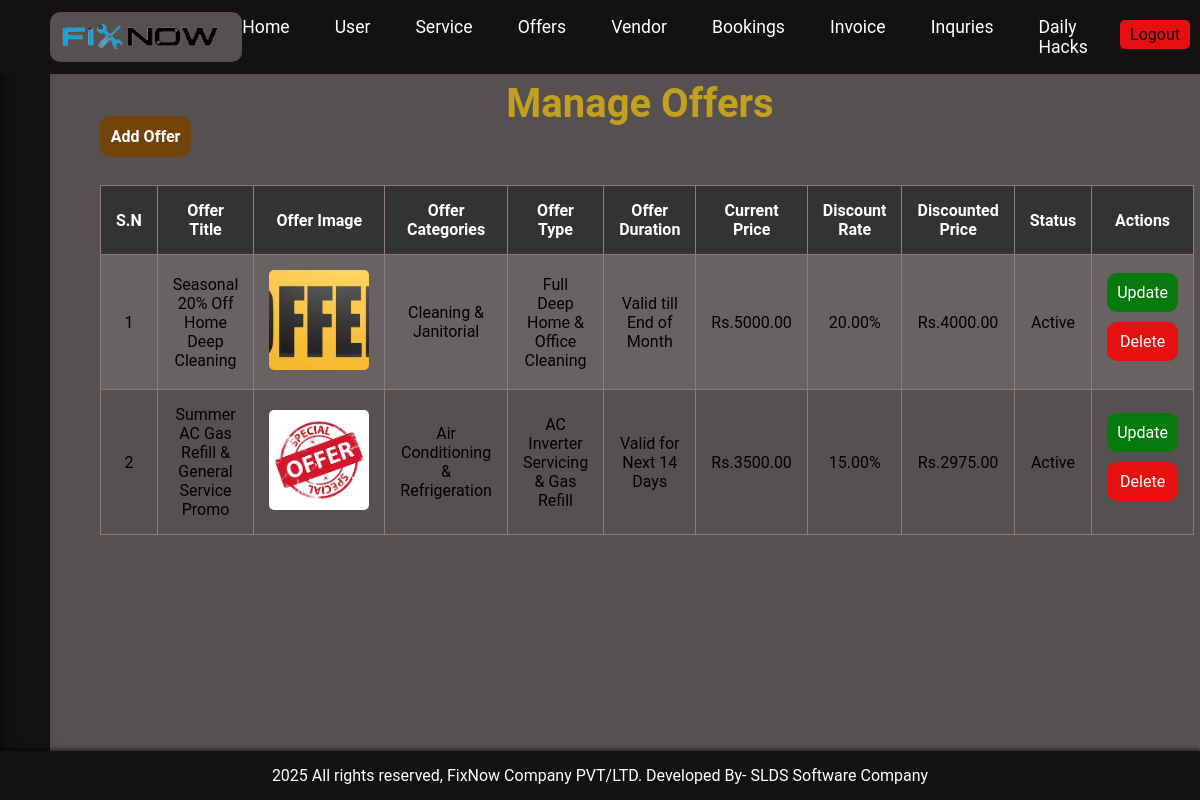
The app's page /admin/manage-offers.php (signed in) with its own data.
### tables this page shows
CREATE TABLE `tbl_offer` (
  `id` int(11) NOT NULL AUTO_INCREMENT,
  `title` varchar(150) NOT NULL,
  `offer_category_id` int(11) NOT NULL,
  `offer_type_id` int(11) NOT NULL,
  `duration` varchar(50) NOT NULL,
  `current_price` decimal(10,2) NOT NULL DEFAULT 0.00,
  `discount_rate` decimal(5,2) NOT NULL DEFAULT 0.00,
  `discounted_price` decimal(10,2) NOT NULL DEFAULT 0.00,
  `offer_image` varchar(255) DEFAULT NULL,
  `description` text DEFAULT NULL,
  `status` varchar(50) DEFAULT 'active',
  `created_at` timestamp NOT NULL DEFAULT current_timestamp(),
  PRIMARY KEY (`id`),
  KEY `offer_category_id` (`offer_category_id`),
  KEY `offer_type_id` (`offer_type_id`)
);

CREATE TABLE `tbl_category` (
  `id` int(11) NOT NULL AUTO_INCREMENT,
  `category_name` varchar(100) NOT NULL UNIQUE,
  `created_at` timestamp NOT NULL DEFAULT current_timestamp(),
  PRIMARY KEY (`id`)
);

CREATE TABLE `tbl_service` (
  `id` int(11) NOT NULL AUTO_INCREMENT,
  `category_id` int(11) NOT NULL,
  `service_type` varchar(150) NOT NULL,
  `about_service` text DEFAULT NULL,
  `booking_price` decimal(10,2) NOT NULL DEFAULT 0.00,
  `service_image` varchar(255) DEFAULT NULL,
  `created_at` timestamp NOT NULL DEFAULT current_timestamp(),
  PRIMARY KEY (`id`),
  KEY `category_id` (`category_id`)
);

### admin/manage-offers.php (the view)
<?php
include('partials/main.php');
$offer_query = "SELECT * FROM tbl_offer";
$offer_result = mysqli_query($conn, $offer_query);
?>
<div class="main-content">
    <h2 class="main-welcome">Manage Offers</h2>
    <a href="add-offer.php" class="btn-primary">Add Offer</a>
    <br />
    <br />
    <table class="tbl-full">
        <tr>
            <th>S.N</th>
            <th>Offer Title</th>
            <th>Offer Image</th>
            <th>Offer Categories</th>
            <th>Offer Type</th>
            <th>Offer Duration</th>
            <th>Current Price</th>
            <th>Discount Rate</th>
            <th>Discounted Price</th>
            <th>Status</th>
            <th>Actions</th>
        </tr>
        <?php
        if (mysqli_num_rows($offer_result) > 0) {
            $counter = 1;
            while ($offer = mysqli_fetch_assoc($offer_result)) {
                $offer_id = $offer['id'];
                $offer_title = $offer['title'];
                $offer_image = $offer['offer_image'];
                $offer_category_id = $offer['offer_category_id'];
                $offer_type_id = $offer['offer_type_id'];
                $duration = $offer['duration'];
                $current_price = $offer['current_price'];
                $discount_rate = $offer['discount_rate'];
                $discounted_price = $offer['discounted_price'];
                $status = $offer['status'];
                $category_query = "SELECT category_name FROM tbl_category WHERE id = '$offer_category_id'";
                $category_result = mysqli_query($conn, $category_query);
                $category_name = mysqli_fetch_assoc($category_result)['category_name'];
                $service_query = "SELECT service_type FROM tbl_service WHERE id = '$offer_type_id'";
                $service_result = mysqli_query($conn, $service_query);
                $service_type = mysqli_fetch_assoc($service_result)['service_type'];
        ?>
        <tr>
            <td><?php echo $counter++; ?></td>
            <td><?php echo $offer_title; ?></td>
            <td><img src="../images/offer_images/<?php echo $offer_image; ?>" alt="offer" class="offer_image" /></td>
            <td><?php echo $category_name; ?></td>
            <td><?php echo $service_type; ?></td>
            <td><?php echo $duration; ?></td>
            <td>Rs.<?php echo $current_price; ?></td>
            <td><?php echo $discount_rate; ?>%</td>
            <td>Rs.<?php echo $discounted_price; ?></td>
            <td><span class="status-<?php echo $status; ?>"><?php echo ucfirst($status); ?></span></td>
            <td>
                <a href="update-offer.php?id=<?php echo $offer_id; ?>" class="btn-secondaryOffer">Update</a>
                <a href="delete-offers.php?id=<?php echo $offer_id; ?>" class="btn-dangerOffer">Delete</a>
            </td>
        </tr>
        <?php
            }
        } else {
            echo "<tr><td colspan='11'>No offers available</td></tr>";
        }
        ?>
    </table>
</div>
<?php include('partials/footer.php'); ?>

### admin/admin_css/style.css (style rules this page uses)
:root { --primary-color: #131111; --primaryHover-color: #333333; --secondary-color: #e61010; --secondaryHover-color: #ff4d4d; --text-color: #ffffff; --textHover-color: #e2cdcd; --hover-color: #ffd700; --background-color: #575050; --border-color: #8f7b7b; --accent-color: #ffcc00; --accentHover-color: #c2a11e; --button: #72440b; --buttonHover: #c58433; --Update: #077a0d; --UpdateHover: #0faa17; --shadow-color: rgba(66, 60, 60, 0.2); }
* { margin: 0; padding: 0; box-sizing: border-box; font-family: 'Roboto', sans-serif; }
body { margin: 0; font-family: Arial, sans-serif; background-color: var(--background-color); padding-top: 60px; }
.main-welcome { font-size: 40px; text-align: center; color: var(--accentHover-color); }
.main-content { padding: 20px; margin-left: 80px; }
.tbl-full { width: 100%; border-collapse: collapse; margin-top: 20px; margin-bottom: 20px; }
.tbl-full th, .tbl-full td { padding: 15px; text-align: center; border: 1px solid var(--border-color); }
.tbl-full th { background-color: var(--primaryHover-color); color: var(--text-color); font-weight: bold; }
.tbl-full tr:nth-child(even) { background-color: rgba(255, 255, 255, 0.1); }
.tbl-full a { text-decoration: none; }
.btn-primary { background-color: var(--button); padding: 1%; color: white; border-radius: 10px; text-decoration: none; font-weight: bold; margin-bottom: 20px; }
a { text-decoration: none; }
.btn-secondaryOffer, .btn-dangerOffer { display: block; width: 100%; padding: 10px; font-size: 16px; margin-bottom: 10px; text-align: center; border: none; cursor: pointer; border-radius: 10px; }
.btn-secondaryOffer { background-color: var(--Update); color: var(--text-color); }
.btn-dangerOffer { background-color:var(--secondary-color); color: var(--text-color); }
.offer_image { width: 100px; height: 100px; object-fit: cover; border-radius: 5px; }

### records on screen
tbl_offer: title "Seasonal 20% Off Home Deep Cleaning", offer_image (picture), tbl_category.category_name "Cleaning & Janitorial", tbl_service.service_type "Full Deep Home & Office Cleaning", duration "Valid till End of Month", current_price "5000.00", discount_rate "20.00", discounted_price "4000.00", status "Active"
tbl_offer: title "Summer AC Gas Refill & General Service Promo", offer_image (picture), tbl_category.category_name "Air Conditioning & Refrigeration", tbl_service.service_type "AC Inverter Servicing & Gas Refill", duration "Valid for Next 14 Days", current_price "3500.00", discount_rate "15.00", discounted_price "2975.00", status "Active"
